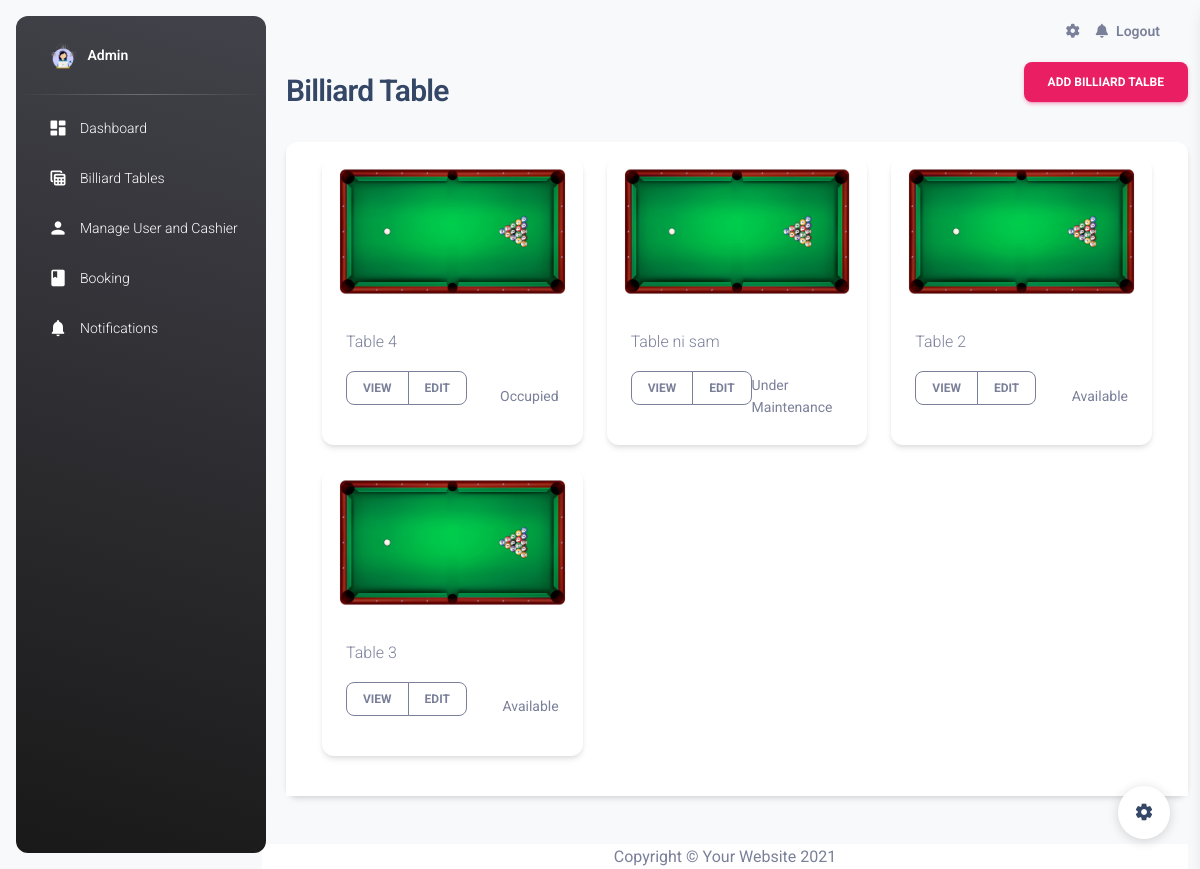
Page /billiard_table.php on the committed database.
### tables this page shows
CREATE TABLE `tables` (
  `table_id` int(11) NOT NULL,
  `table_number` varchar(100) NOT NULL,
  `status` enum('Available','Occupied','Under Maintenance') NOT NULL
);

### billiard_table.php (the view, shortened to what this page needs)
<!DOCTYPE html>
<html lang="en">
   <head>
      <link href="./assets/css/nucleo-icons.css" rel="stylesheet" />
      <link href="./assets/css/nucleo-svg.css" rel="stylesheet" />
      <link id="pagestyle" href="./assets/css/material-dashboard.css?v=3.1.0" rel="stylesheet" />
      <link href="vendor/fontawesome-free/css/all.min.css" rel="stylesheet" type="text/css">
   </head>
   <body class="g-sidenav-show  bg-gray-100">
   <aside class="sidenav navbar navbar-vertical navbar-expand-xs border-0 border-radius-xl my-3 fixed-start ms-3   bg-gradient-dark" id="sidenav-main">
         <div class="sidenav-header">
            <a class="navbar-brand m-0" href=" https://demos.creative-tim.com/material-dashboard/pages/dashboard " target="_blank">
            <img src="./img/admin.png" class="navbar-brand-img h-100" alt="main_logo">
            <span class="ms-1 font-weight-bold text-white">Admin</span>
            </a>
         </div>
         <hr class="horizontal light mt-0 mb-2">
         <div class="collapse navbar-collapse  w-auto " id="sidenav-collapse-main">
         <ul class="navbar-nav">
            <li class="nav-item">
                  <a class="nav-link text-white " href="admin_dashboard.php">
                     <div class="text-white text-center me-2 d-flex align-items-center justify-content-center">
                        <i class="material-icons opacity-10">dashboard</i>
                     </div>
                     <span class="nav-link-text ms-1">Dashboard</span>
                  </a>
               </li>
               <li class="nav-item">
                  <a class="nav-link text-white " href="billiard_table.php">
                     <div class="text-white text-center me-2 d-flex align-items-center justify-content-center">
                        <i class="material-icons opacity-10">table_view</i>
                     </div>
                     <span class="nav-link-text ms-1">Billiard Tables</span>
                  </a>
               </li>
               <li class="nav-item">
                  <a class="nav-link text-white " href="manage_user.php">
                     <div class="text-white text-center me-2 d-flex align-items-center justify-content-center">
                        <i class="material-icons opacity-10">person</i>
                     </div>
                     <span class="nav-link-text ms-1">Manage User and Cashier</span>
                  </a>
               </li>
               <li class="nav-item">
                  <a class="nav-link text-white " href="billiard_table.php">
                     <div class="text-white text-center me-2 d-flex align-items-center justify-content-center">
                        <i class="material-icons opacity-10">book</i>
                     </div>
                     <span class="nav-link-text ms-1">Booking</span>
                  </a>
               </li>
               <li class="nav-item">
                  <a class="nav-link text-white " href="./notifications.html">
                     <div class="text-white text-center me-2 d-flex align-items-center justify-content-center">
                        <i class="material-icons opacity-10">notifications</i>
                     </div>
                     <span class="nav-link-text ms-1">Notifications</span>
                  </a>
               </li>
         </ul>
      </aside>
      <main class="main-content border-radius-lg ">
         <nav class="navbar navbar-main navbar-expand-lg px-0 mx-4 shadow-none border-radius-xl" id="navbarBlur" data-scroll="true">
            <div class="container-fluid py-1 px-3">
               <div class="collapse navbar-collapse mt-sm-0 mt-2 me-md-0 me-sm-4" id="navbar">
                  <ul class="navbar-nav  justify-content-end">
                     <li class="nav-item px-3 d-flex align-items-center">
                        <a href="javascript:;" class="nav-link text-body p-0">
                        <i class="fa fa-cog fixed-plugin-button-nav cursor-pointer"></i>
                        </a>
                     </li>
                     <li class="nav-item dropdown pe-2 d-flex align-items-center">
                        <a href="javascript:;" class="nav-link text-body p-0" id="dropdownMenuButton" data-bs-toggle="dropdown" aria-expanded="false">
                        <i class="fa fa-bell cursor-pointer"></i>
                        </a>
                     </li>
                     <li class="nav-item d-flex align-items-center">
                        <a href="logout.php" class="nav-link text-body font-weight-bold px-0">
                        <span class="d-sm-inline d-none">Logout</span>
                        </a>
                     </li>
                  </ul>
               </div>
            </div>
         </nav>
         <div class="container-fluid">
         <div class="d-sm-flex align-items-center justify-content-between mb-4">
            <h1 class="h3 mb-0 text-gray-800">Billiard Table</h1>
            <button class='btn btn-primary editBtn' data-toggle='modal' data-target='#addTableModal'>Add Billiard Talbe</button>
         </div>
            <div class="card shadow mb-4">
               <div class="card-header py-3">
                  <div class="container">
                     <div class="row">
                     <?php
                              include 'conn.php';
                              $sql = "SELECT table_number, status, table_id FROM tables";
                              $stmt = $conn->prepare($sql);
                              $stmt->execute();
                              $tables = $stmt->fetchAll(PDO::FETCH_ASSOC);
                              ?>
                              <div class="container">
                                 <div class="row">
                                 <?php
                                 if (!empty($tables)) {
                                    foreach ($tables as $row) {
                                       echo '<div class="col-md-4">' .
                                                '<div class="card mb-4 box-shadow">' .
                                                      '<img class="card-img-top" src="./img/billiardtable.png" alt="Card image cap">' .
                                                      '<div class="card-body">' .
                                                         '<p class="card-text">' . htmlspecialchars($row["table_number"]) . '</p>' .
                                                         '<div class="d-flex justify-content-between align-items-center">' .
                                                            '<div class="btn-group">' .
                                                                  '<button type="button" class="btn btn-sm btn-outline-secondary">View</button>' .
                                                                  '<button type="button" class="btn btn-sm btn-outline-secondary" onclick=\'openEditModal('. json_encode($row) .')\'>Edit</button>' .
                                                            '</div>' .
                                                            '<small class="text-muted">' . htmlspecialchars($row["status"]) . '</small>' .
                                                         '</div>' .
                                                      '</div>' .
                                                '</div>' .
                                             '</div>';
                                    }
                                 } else {
                                    echo "0 results";
                                 }
                                 ?>
                                 </div>
                              </div>
                           </div>
                        </div>
                  </div>
               </div>
            </div>
         <div class="row">
         <div class="row mt-4">
            <footer class="sticky-footer bg-white">
               <div class="container my-auto">
                     <div class="copyright text-center my-auto">
                        <span>Copyright &copy; Your Website 2021</span>
                      </div>
                </div>
            </footer>
         </div>
      </main>
      <div class="fixed-plugin">
         <a class="fixed-plugin-button text-dark position-fixed px-3 py-2">
         <i class="material-icons py-2">settings</i>
         </a>
      </div>
   </body>
</html>

### rows in the picture
tables: table_number "Table 4", status "Occupied"
tables: table_number "Table ni sam", status "Under Maintenance"
tables: table_number "Table 2", status "Available"
tables: table_number "Table 3", status "Available"
